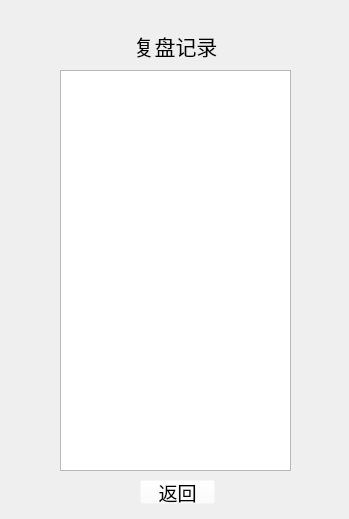
<?xml version="1.0" encoding="UTF-8"?>
<ui version="4.0">
 <class>ReplayWindow</class>
 <widget class="QMainWindow" name="ReplayWindow">
  <property name="geometry">
   <rect>
    <x>0</x>
    <y>0</y>
    <width>349</width>
    <height>519</height>
   </rect>
  </property>
  <property name="windowTitle">
   <string>ReplayWindow</string>
  </property>
  <widget class="QWidget" name="centralwidget">
   <widget class="QListView" name="listView">
    <property name="geometry">
     <rect>
      <x>60</x>
      <y>70</y>
      <width>231</width>
      <height>401</height>
     </rect>
    </property>
    <property name="font">
     <font>
      <pointsize>12</pointsize>
     </font>
    </property>
    <property name="styleSheet">
     <string notr="true"/>
    </property>
    <property name="itemAlignment">
     <set>Qt::AlignCenter</set>
    </property>
   </widget>
   <widget class="QLabel" name="label">
    <property name="geometry">
     <rect>
      <x>130</x>
      <y>30</y>
      <width>91</width>
      <height>31</height>
     </rect>
    </property>
    <property name="font">
     <font>
      <family>楷体</family>
      <pointsize>16</pointsize>
     </font>
    </property>
    <property name="text">
     <string>复盘记录</string>
    </property>
    <property name="alignment">
     <set>Qt::AlignCenter</set>
    </property>
   </widget>
   <widget class="QPushButton" name="returnButton">
    <property name="geometry">
     <rect>
      <x>140</x>
      <y>480</y>
      <width>75</width>
      <height>24</height>
     </rect>
    </property>
    <property name="font">
     <font>
      <family>楷体</family>
      <pointsize>14</pointsize>
      <underline>true</underline>
     </font>
    </property>
    <property name="styleSheet">
     <string notr="true">background-color: rgba(255, 255, 255, 0);</string>
    </property>
    <property name="text">
     <string>返回</string>
    </property>
   </widget>
  </widget>
 </widget>
 <resources/>
 <connections/>
</ui>
